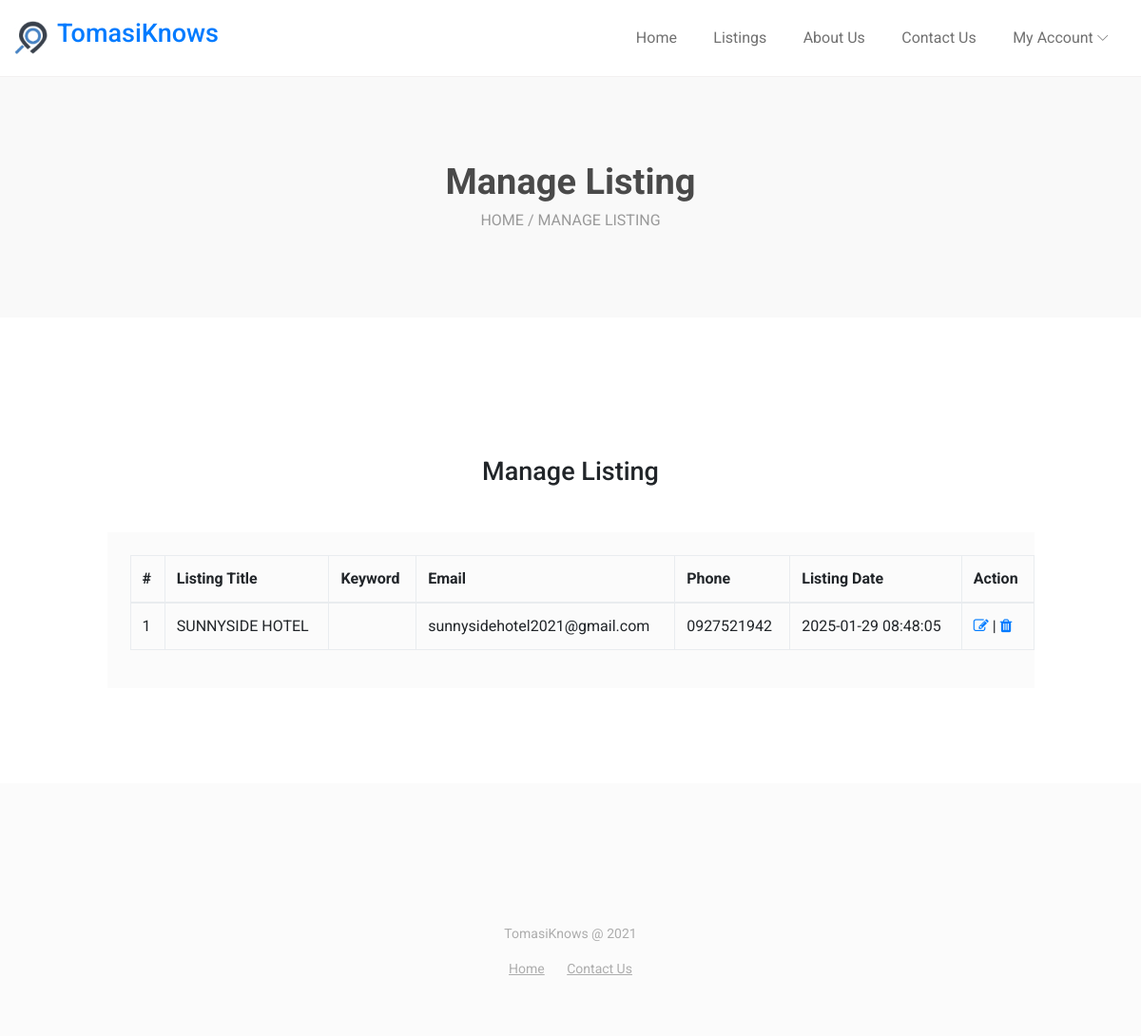
Screenshot of /manage-listing.php (signed in) with the database file from the repository.
### tables this page shows
CREATE TABLE `tbllisting` (
  `ID` int(10) NOT NULL AUTO_INCREMENT,
  `UserID` int(10) DEFAULT NULL,
  `ListingTitle` varchar(200) DEFAULT NULL,
  `Keyword` varchar(200) DEFAULT NULL,
  `Category` int(10) DEFAULT NULL,
  `Website` varchar(200) DEFAULT NULL,
  `Address` mediumtext DEFAULT NULL,
  `Address_location` text DEFAULT NULL,
  `TemporaryAddress` mediumtext DEFAULT NULL,
  `City` varchar(200) DEFAULT NULL,
  `State` varchar(200) DEFAULT NULL,
  `Country` varchar(200) DEFAULT NULL,
  `Zipcode` int(10) DEFAULT NULL,
  `OwnerName` varchar(200) DEFAULT NULL,
  `Email` varchar(200) DEFAULT NULL,
  `Phone` varchar(20) DEFAULT NULL,
  `CompanyWebsite` varchar(200) DEFAULT NULL,
  `OwnerDesignation` varchar(200) DEFAULT NULL,
  `Company` varchar(200) DEFAULT NULL,
  `FacebookLink` varchar(200) DEFAULT NULL,
  `TweeterLink` varchar(200) DEFAULT NULL,
  `Googlepluslink` varchar(200) DEFAULT NULL,
  `Linkedinlink` varchar(200) DEFAULT NULL,
  `Description` longtext DEFAULT NULL,
  `Logo` text DEFAULT NULL,
  `ListingDate` timestamp NOT NULL DEFAULT current_timestamp() ON UPDATE current_timestamp(),
  `n_name_of_business` varchar(60) DEFAULT NULL,
  `n_name_of_business_owner` varchar(60) DEFAULT NULL,
  `n_name_of_business_address` text DEFAULT NULL,
  `n_line_of_business` varchar(60) DEFAULT NULL,
  `n_email` varchar(50) DEFAULT NULL,
  `n_phone_number` varchar(25) DEFAULT NULL,
  `isDeleted` int(11) DEFAULT 0,
  `longitude` varchar(60) DEFAULT NULL,
  `latitude` varchar(60) DEFAULT NULL,
  PRIMARY KEY (`ID`),
  KEY `userid` (`UserID`),
  KEY `catid` (`Category`),
  CONSTRAINT `catid` FOREIGN KEY (`Category`) REFERENCES `tblcategory` (`ID`) ON DELETE NO ACTION ON UPDATE NO ACTION,
  CONSTRAINT `tbllisting_ibfk_1` FOREIGN KEY (`UserID`) REFERENCES `tbladmin` (`ID`)
);

### manage-listing.php (the view, shortened to what this page needs)
<?php
if (strlen($_SESSION['lssemsuid']==0)) {
  header('location:logout.php');
  } else{
  ?>
<!DOCTYPE html>
<html lang="en">
<head>
    <link rel="stylesheet" href="css/bootstrap.min.css">
    <link rel="stylesheet" href="css/themify-icons.css">
    <link rel="stylesheet" href="css/font-awesome.min.css">
    <link href="css/set1.css" rel="stylesheet">
    <link rel="stylesheet" href="css/style.css">
</head>
<body>
    <?php include_once('includes/header.php');?>
    <section class="subpage-bg">
        <div class="container-fluid">
            <div class="row justify-content-center">
                <div class="col-md-10">
                    <div class="titile-block title-block_subpage">
                        <h2>Manage Listing</h2>
                        <p><a href="index.php"> Home</a> / Manage Listing</p>
                    </div>
                </div>
            </div>
        </div>
    </section>
    <section class="main-block">
        <div class="container-fluid">
            <h3 class="text-center pt-5 mb-5">Manage Listing</h3>
            <div class="row no-gutters justify-content-center">
                <div class="col-md-10 gray">
                    <div class="row">
                        <div class="col-md-12">
                            <div class="contact-form pl-4 py-4">
                                <table id="datatable" class="table table-bordered dt-responsive nowrap" style="border-collapse: collapse; border-spacing: 0; width: 100%;">
                                <thead>
                                <tr><th>#</th>
                                                    <th>Listing Title</th>
                                                    <th>Keyword</th>
                                                    <th>Email</th>
                                                    <th>Phone</th>
                                                    <th>Listing Date</th>
                                                    <th>Action</th>
                                                </tr>
                                </thead>
                                <tbody>
                                <?php
$userid=$_SESSION['lssemsuid'];
$ret="SELECT * from tbllisting where UserID=:userid";
$query = $dbh -> prepare($ret);
$query->bindParam(':userid',$userid,PDO::PARAM_STR);
$query->execute();
$results=$query->fetchAll(PDO::FETCH_OBJ);
$cnt=1;
if($query->rowCount() > 0)
{
foreach($results as $row)
{               ?>
                                                    <tr>
                                                        <td><?php echo htmlentities($cnt);?></td>
                                                        <td><?php  echo htmlentities($row->ListingTitle);?></td>
                                                        <td><?php  echo htmlentities($row->Keyword);?></td><td><?php  echo htmlentities($row->Email);?></td><td><?php  echo htmlentities($row->Phone);?></td>
                                                        <td><?php  echo htmlentities($row->ListingDate);?></td>
                                                        <td><a href="edit-listing.php?editid=<?php echo htmlentities ($row->ID);?>"><i class="fa fa-pencil-square-o" aria-hidden="true"></i> </a> | <a href="manage-listing.php?delid=<?php echo ($row->ID);?>" onclick="return confirm('Do you really want to Delete ?');"><i class="fa fa-trash" aria-hidden="true"></i></a></td>
                                                    </tr>
                                                   <?php $cnt=$cnt+1;}} ?>
                                </tbody>
                            </table>
                            </div>
                        </div>
                    </div>
                </div>
            </div>
        </div>
    </section>
   <?php include_once('includes/footer.php');?>
</body>
</html><?php }  ?>

### css/style.css (style rules this page uses)
body { font-family: 'Roboto', sans-serif; }
h2 { font-size: 38px; font-weight: 700; color: #484848; }
h3 { font-size: 27px; font-family: 'Roboto', sans-serif; }
.main-block { padding: 100px 0; }
.gray { background: #fbfbfb; }
.container-fluid { max-width: 1500px; }
.titile-block { text-align: center; margin: 0 0 40px; }
.titile-block p { font-family: 'Roboto', sans-serif; font-size: 20px; color: #989898; margin: 0; }
.subpage-bg { background: #f9f9f9; background-size: cover; }
.title-block_subpage { margin: 0; padding: 90px 0; }
.title-block_subpage h2 { color: #4a4a4a; }
.title-block_subpage p { color: #9a9a9a; text-transform: uppercase; font-size: 16px; }
.title-block_subpage p a { color: #9a9a9a; text-transform: uppercase; }
*, *:before, *:after { -webkit-box-sizing: border-box; box-sizing: border-box; }

### rows the page displays
tbllisting: ListingTitle "SUNNYSIDE HOTEL", Email "sunnysidehotel2021@gmail.com", Phone "0927521942", ListingDate "2025-01-29 08:48:05"
